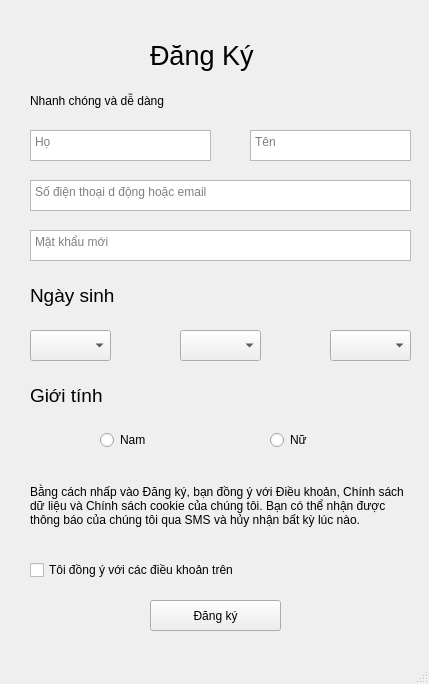
<?xml version="1.0" encoding="UTF-8"?>
<ui version="4.0">
 <class>MainWindow</class>
 <widget class="QMainWindow" name="MainWindow">
  <property name="geometry">
   <rect>
    <x>0</x>
    <y>0</y>
    <width>429</width>
    <height>684</height>
   </rect>
  </property>
  <property name="windowTitle">
   <string>MainWindow</string>
  </property>
  <property name="documentMode">
   <bool>false</bool>
  </property>
  <widget class="QWidget" name="centralwidget">
   <widget class="QLabel" name="label">
    <property name="geometry">
     <rect>
      <x>150</x>
      <y>30</y>
      <width>121</width>
      <height>51</height>
     </rect>
    </property>
    <property name="font">
     <font>
      <pointsize>20</pointsize>
     </font>
    </property>
    <property name="text">
     <string>Đăng Ký</string>
    </property>
   </widget>
   <widget class="QLabel" name="label_2">
    <property name="geometry">
     <rect>
      <x>30</x>
      <y>90</y>
      <width>191</width>
      <height>21</height>
     </rect>
    </property>
    <property name="font">
     <font>
      <pointsize>9</pointsize>
     </font>
    </property>
    <property name="text">
     <string>Nhanh chóng và dễ dàng</string>
    </property>
   </widget>
   <widget class="QTextEdit" name="txtHo">
    <property name="geometry">
     <rect>
      <x>30</x>
      <y>130</y>
      <width>181</width>
      <height>31</height>
     </rect>
    </property>
    <property name="placeholderText">
     <string>Họ</string>
    </property>
   </widget>
   <widget class="QTextEdit" name="txtTen">
    <property name="geometry">
     <rect>
      <x>250</x>
      <y>130</y>
      <width>161</width>
      <height>31</height>
     </rect>
    </property>
    <property name="placeholderText">
     <string>Tên</string>
    </property>
   </widget>
   <widget class="QTextEdit" name="txtContact">
    <property name="geometry">
     <rect>
      <x>30</x>
      <y>180</y>
      <width>381</width>
      <height>31</height>
     </rect>
    </property>
    <property name="placeholderText">
     <string>Số điện thoại d động hoặc email</string>
    </property>
   </widget>
   <widget class="QTextEdit" name="txtPassword">
    <property name="geometry">
     <rect>
      <x>30</x>
      <y>230</y>
      <width>381</width>
      <height>31</height>
     </rect>
    </property>
    <property name="placeholderText">
     <string>Mật khẩu mới</string>
    </property>
   </widget>
   <widget class="QLabel" name="label_3">
    <property name="geometry">
     <rect>
      <x>30</x>
      <y>280</y>
      <width>111</width>
      <height>31</height>
     </rect>
    </property>
    <property name="font">
     <font>
      <pointsize>14</pointsize>
     </font>
    </property>
    <property name="text">
     <string>Ngày sinh</string>
    </property>
   </widget>
   <widget class="QComboBox" name="cbDay">
    <property name="geometry">
     <rect>
      <x>30</x>
      <y>330</y>
      <width>81</width>
      <height>31</height>
     </rect>
    </property>
   </widget>
   <widget class="QComboBox" name="cbMonth">
    <property name="geometry">
     <rect>
      <x>180</x>
      <y>330</y>
      <width>81</width>
      <height>31</height>
     </rect>
    </property>
   </widget>
   <widget class="QComboBox" name="cbYear">
    <property name="geometry">
     <rect>
      <x>330</x>
      <y>330</y>
      <width>81</width>
      <height>31</height>
     </rect>
    </property>
   </widget>
   <widget class="QLabel" name="label_4">
    <property name="geometry">
     <rect>
      <x>30</x>
      <y>380</y>
      <width>111</width>
      <height>31</height>
     </rect>
    </property>
    <property name="font">
     <font>
      <pointsize>14</pointsize>
     </font>
    </property>
    <property name="text">
     <string>Giới tính</string>
    </property>
   </widget>
   <widget class="QRadioButton" name="rdNam">
    <property name="geometry">
     <rect>
      <x>100</x>
      <y>430</y>
      <width>95</width>
      <height>20</height>
     </rect>
    </property>
    <property name="font">
     <font>
      <pointsize>9</pointsize>
     </font>
    </property>
    <property name="text">
     <string>Nam</string>
    </property>
   </widget>
   <widget class="QRadioButton" name="rdNu">
    <property name="geometry">
     <rect>
      <x>270</x>
      <y>430</y>
      <width>95</width>
      <height>20</height>
     </rect>
    </property>
    <property name="font">
     <font>
      <pointsize>9</pointsize>
     </font>
    </property>
    <property name="text">
     <string>Nữ</string>
    </property>
   </widget>
   <widget class="QLabel" name="label_5">
    <property name="geometry">
     <rect>
      <x>30</x>
      <y>470</y>
      <width>381</width>
      <height>71</height>
     </rect>
    </property>
    <property name="font">
     <font>
      <pointsize>9</pointsize>
     </font>
    </property>
    <property name="text">
     <string>Bằng cách nhấp vào Đăng ký, bạn đồng ý với Điều khoản, Chính sách dữ liệu và Chính sách cookie của chúng tôi. Bạn có thể nhận được thông báo của chúng tôi qua SMS và hủy nhận bất kỳ lúc nào.</string>
    </property>
    <property name="scaledContents">
     <bool>false</bool>
    </property>
    <property name="wordWrap">
     <bool>true</bool>
    </property>
   </widget>
   <widget class="QCheckBox" name="chkAgree">
    <property name="geometry">
     <rect>
      <x>30</x>
      <y>560</y>
      <width>221</width>
      <height>20</height>
     </rect>
    </property>
    <property name="font">
     <font>
      <pointsize>9</pointsize>
     </font>
    </property>
    <property name="text">
     <string>Tôi đồng ý với các điều khoản trên</string>
    </property>
   </widget>
   <widget class="QPushButton" name="btnRegister">
    <property name="geometry">
     <rect>
      <x>150</x>
      <y>600</y>
      <width>131</width>
      <height>31</height>
     </rect>
    </property>
    <property name="text">
     <string>Đăng ký</string>
    </property>
   </widget>
  </widget>
  <widget class="QMenuBar" name="menubar">
   <property name="geometry">
    <rect>
     <x>0</x>
     <y>0</y>
     <width>429</width>
     <height>26</height>
    </rect>
   </property>
  </widget>
  <widget class="QStatusBar" name="statusbar"/>
 </widget>
 <resources/>
 <connections/>
</ui>
